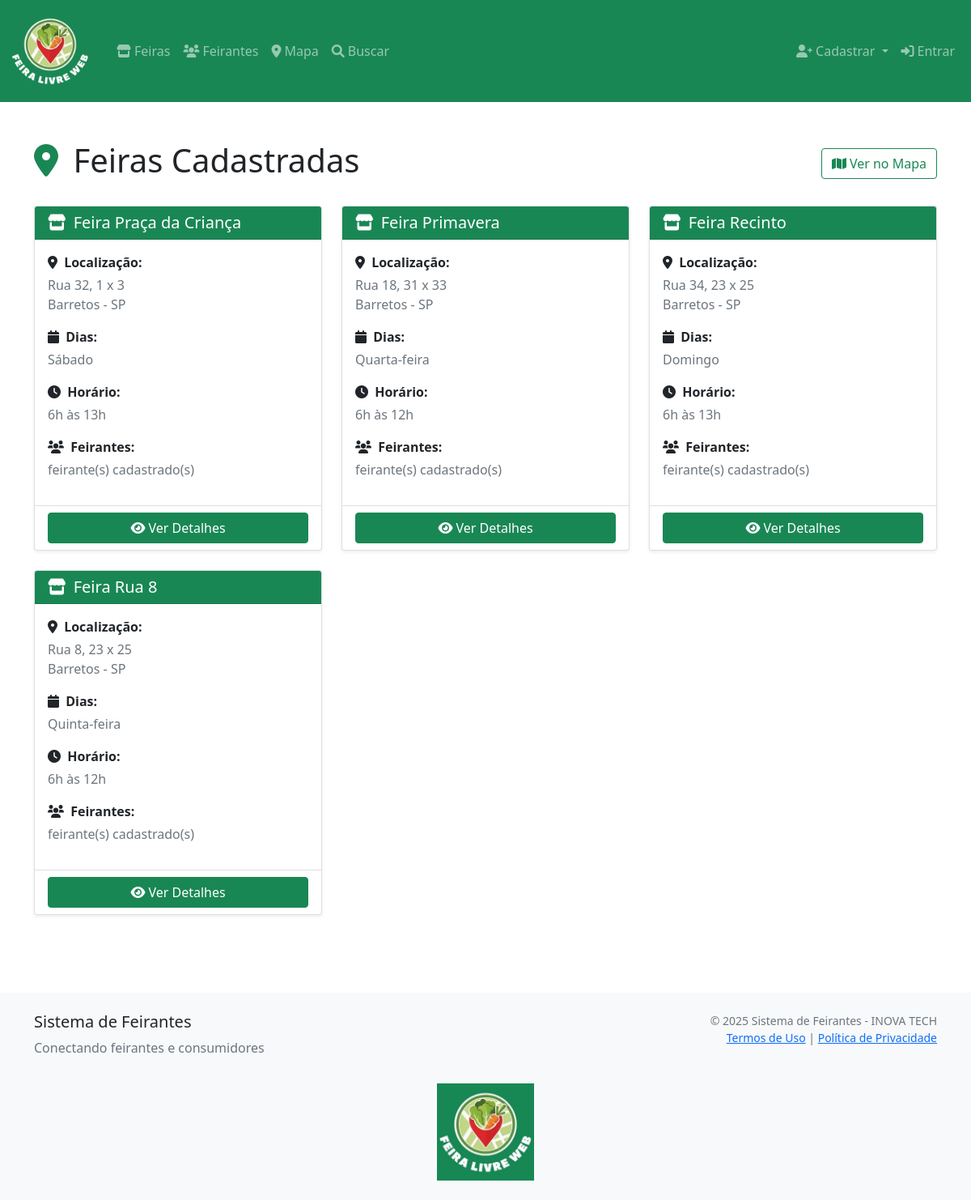
The page /feirantes/feiras/ on the database as committed earlier.
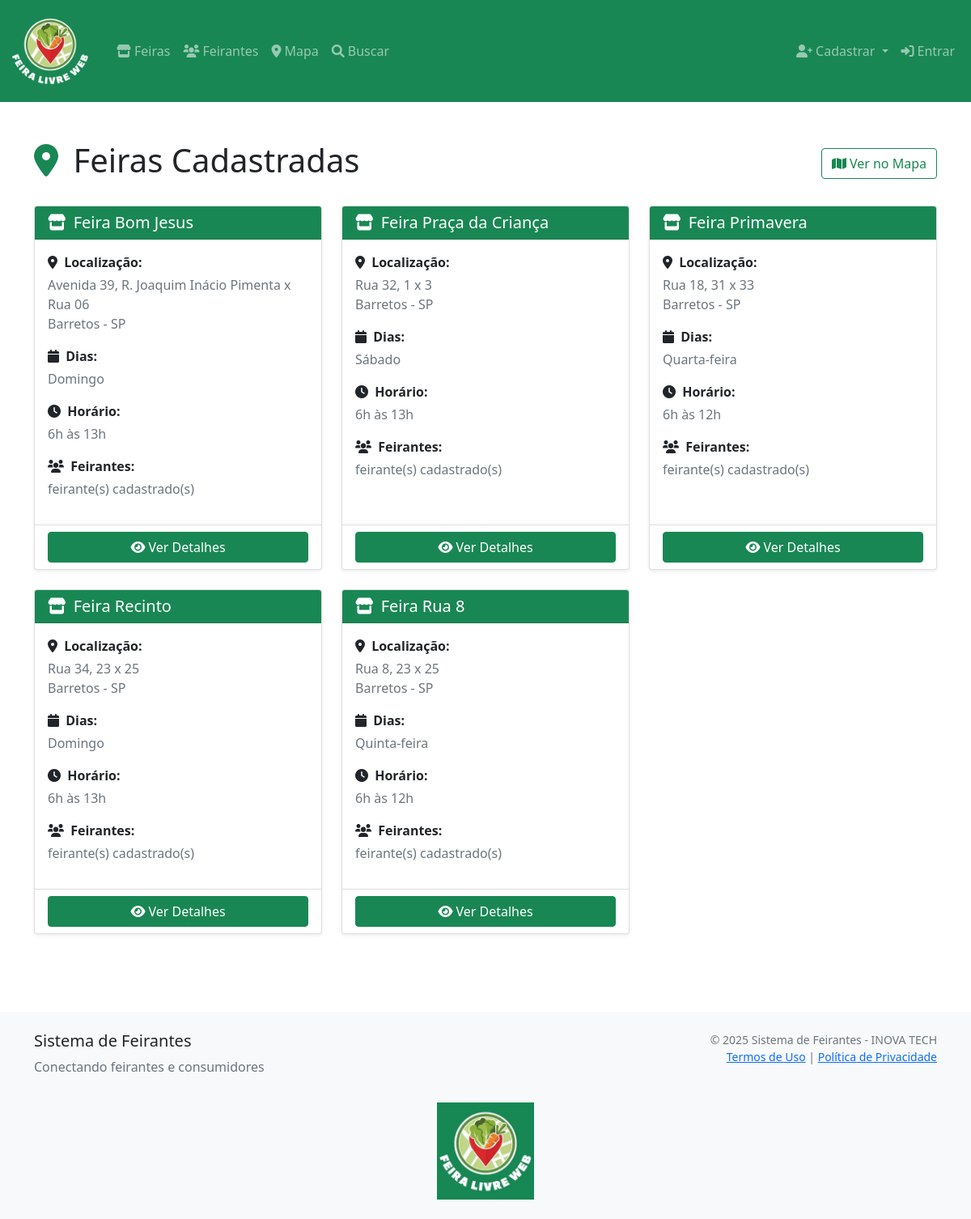
The same page on the database as committed later.
### feirantes/models.py (models this page shows, shortened)
class Feira(models.Model):
    DIAS_SEMANA = [
        ('segunda', 'Segunda-feira'),
        ('terca', 'Terça-feira'),
        ('quarta', 'Quarta-feira'),
        ('quinta', 'Quinta-feira'),
        ('sexta', 'Sexta-feira'),
        ('sabado', 'Sábado'),
        ('domingo', 'Domingo'),
        ('segunda_quarta', 'Segunda e Quarta'),
        ('terca_quinta', 'Terça e Quinta'),
        ('segunda_quinta', 'Segunda a Quinta'),
        ('segunda_sexta', 'Segunda a Sexta'),
        ('sabado_domingo', 'Finais de Semana'),
        ('todos_dias', 'Todos os dias'),
    ]
    nome = models.CharField(max_length=200)
    endereco = models.TextField()
    cidade = models.CharField(max_length=100)
    estado = models.CharField(max_length=2)
    cep = models.CharField(max_length=9, blank=True)
    latitude = models.DecimalField(
        max_digits=10, decimal_places=7, blank=True, null=True)
    longitude = models.DecimalField(
        max_digits=10, decimal_places=7, blank=True, null=True)
    dias_funcionamento = models.CharField(
        max_length=20, choices=DIAS_SEMANA, default='sabado')
    horario_funcionamento = models.CharField(
        max_length=100, blank=True, help_text="Ex: 7h às 12h")
    ativa = models.BooleanField(default=True)
    criado_em = models.DateTimeField(auto_now_add=True)
    atualizado_em = models.DateTimeField(auto_now=True)
    class Meta:
        verbose_name = 'Feira'
        verbose_name_plural = 'Feiras'
        ordering = ['nome']
    def get_dias_funcionamento_display(self):
        return dict(self.DIAS_SEMANA).get(self.dias_funcionamento, '')

### feirantes/views.py (the view)
# urls.py: path('feiras/', views.listar_feiras, name='lista_feiras'),
def listar_feiras(request):
    feiras = Feira.objects.filter(ativa=True).prefetch_related(
        'feirantes').order_by('nome')
    return render(request, 'feirantes/lista_feiras.html', {'feiras': feiras})

### feirantes/templates/feirantes/lista_feiras.html (shortened to what this page needs)
{% extends 'feirantes/base.html' %}
{% block content %}
<div class="container mt-4">
    <div class="row">
        <div class="col-12">
            <div class="d-flex justify-content-between align-items-center mb-4">
                <h1>
                    <i class="fas fa-map-marker-alt text-success me-2"></i>
                    Feiras Cadastradas
                </h1>
                <a href="{% url 'feirantes:mapa' %}" class="btn btn-outline-success">
                    <i class="fas fa-map me-1"></i>Ver no Mapa
                </a>
            </div>
        </div>
    </div>
    {% if feiras %}
    <div class="row">
        {% for feira in feiras %}
        <div class="col-md-6 col-lg-4 mb-4">
            <div class="card h-100 shadow-sm">
                <div class="card-header bg-success text-white">
                    <h5 class="card-title mb-0">
                        <i class="fas fa-store me-1"></i>
                        {{ feira.nome }}
                    </h5>
                </div>
                <div class="card-body">
                    <div class="mb-3">
                        <p class="mb-1"><strong><i class="fas fa-map-marker-alt me-1"></i> Localização:</strong></p>
                        <p class="mb-0 text-muted">{{ feira.endereco }}</p>
                        <p class="mb-0 text-muted">{{ feira.cidade }} - {{ feira.estado }}</p>
                    </div>
                    <div class="mb-3">
                        <p class="mb-1"><strong><i class="fas fa-calendar me-1"></i> Dias:</strong></p>
                        <p class="mb-0 text-muted">{{ feira.get_dias_funcionamento_display }}</p>
                    </div>
                    <div class="mb-3">
                        <p class="mb-1"><strong><i class="fas fa-clock me-1"></i> Horário:</strong></p>
                        <p class="mb-0 text-muted">{{ feira.horario_funcionamento }}</p>
                    </div>
                    <div class="mb-3">
                        <p class="mb-1"><strong><i class="fas fa-users me-1"></i> Feirantes:</strong></p>
                        <p class="mb-0 text-muted">{{ feira.feirante_set.count }} feirante(s) cadastrado(s)</p>
                    </div>
                </div>
                <div class="card-footer bg-transparent">
                    <div class="d-grid gap-2">
                        <a href="{% url 'feirantes:detalhe_feira' feira.id %}" class="btn btn-success">
                            <i class="fas fa-eye me-1"></i>Ver Detalhes
                        </a>
                    </div>
                </div>
            </div>
        </div>
        {% endfor %}
    </div>
    {% endif %}
</div>
{% endblock %}

Rows that differ between the two databases and show on the page:
added Feira: nome "Feira Bom Jesus", endereco "Avenida 39, R. Joaquim Inácio Pimenta x Rua 06", cidade "Barretos", estado "SP", dias_funcionamento "Domingo", horario_funcionamento "6h às 13h"
